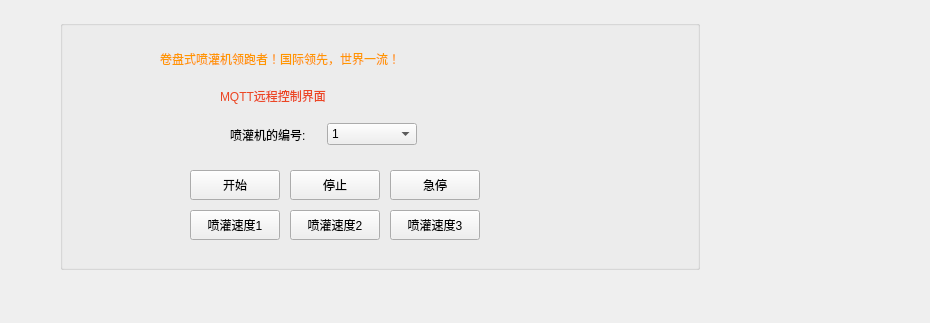
<?xml version="1.0" encoding="UTF-8"?>
<ui version="4.0">
 <class>PubForm</class>
 <widget class="QWidget" name="PubForm">
  <property name="geometry">
   <rect>
    <x>0</x>
    <y>0</y>
    <width>930</width>
    <height>323</height>
   </rect>
  </property>
  <property name="windowTitle">
   <string>Form</string>
  </property>
  <widget class="QLabel" name="label_3">
   <property name="geometry">
    <rect>
     <x>750</x>
     <y>140</y>
     <width>51</width>
     <height>51</height>
    </rect>
   </property>
   <property name="styleSheet">
    <string notr="true">image: url(:/new/prefix1/8.jpg);</string>
   </property>
   <property name="text">
    <string/>
   </property>
  </widget>
  <widget class="QGroupBox" name="groupBox">
   <property name="geometry">
    <rect>
     <x>60</x>
     <y>20</y>
     <width>640</width>
     <height>250</height>
    </rect>
   </property>
   <property name="styleSheet">
    <string notr="true">#groupBox{

background-image: url(:/new/prefix/groupbox3.jpg);
}</string>
   </property>
   <property name="title">
    <string/>
   </property>
   <widget class="QLabel" name="label_4">
    <property name="geometry">
     <rect>
      <x>100</x>
      <y>30</y>
      <width>391</width>
      <height>17</height>
     </rect>
    </property>
    <property name="styleSheet">
     <string notr="true">font: 14pt &quot;楷体&quot;;
color: rgb(255, 151, 0);</string>
    </property>
    <property name="text">
     <string>卷盘式喷灌机领跑者！国际领先，世界一流！</string>
    </property>
   </widget>
   <widget class="QLabel" name="label">
    <property name="geometry">
     <rect>
      <x>160</x>
      <y>60</y>
      <width>241</width>
      <height>31</height>
     </rect>
    </property>
    <property name="styleSheet">
     <string notr="true">font: 20pt &quot;楷体&quot;;
color: rgb(236, 70, 35);</string>
    </property>
    <property name="text">
     <string>MQTT远程控制界面</string>
    </property>
   </widget>
   <widget class="QWidget" name="layoutWidget">
    <property name="geometry">
     <rect>
      <x>170</x>
      <y>100</y>
      <width>187</width>
      <height>29</height>
     </rect>
    </property>
    <layout class="QHBoxLayout" name="horizontalLayout_3">
     <item>
      <widget class="QLabel" name="label_2">
       <property name="styleSheet">
        <string notr="true">font: 10pt &quot;楷体&quot;;</string>
       </property>
       <property name="text">
        <string>喷灌机的编号:</string>
       </property>
      </widget>
     </item>
     <item>
      <widget class="QComboBox" name="comboBox">
       <property name="styleSheet">
        <string notr="true">font: 10pt &quot;楷体&quot;;</string>
       </property>
       <item>
        <property name="text">
         <string>1</string>
        </property>
       </item>
       <item>
        <property name="text">
         <string>2</string>
        </property>
       </item>
       <item>
        <property name="text">
         <string>3</string>
        </property>
       </item>
       <item>
        <property name="text">
         <string>4</string>
        </property>
       </item>
       <item>
        <property name="text">
         <string>5</string>
        </property>
       </item>
       <item>
        <property name="text">
         <string>6</string>
        </property>
       </item>
       <item>
        <property name="text">
         <string>7</string>
        </property>
       </item>
       <item>
        <property name="text">
         <string>8</string>
        </property>
       </item>
      </widget>
     </item>
    </layout>
   </widget>
   <widget class="QLabel" name="label_5">
    <property name="geometry">
     <rect>
      <x>450</x>
      <y>70</y>
      <width>151</width>
      <height>151</height>
     </rect>
    </property>
    <property name="styleSheet">
     <string notr="true">image: url(:/new/prefix/6.jpg);</string>
    </property>
    <property name="text">
     <string/>
    </property>
   </widget>
   <widget class="QPushButton" name="pushButton_4">
    <property name="geometry">
     <rect>
      <x>130</x>
      <y>190</y>
      <width>90</width>
      <height>30</height>
     </rect>
    </property>
    <property name="styleSheet">
     <string notr="true">font: 10pt &quot;楷体&quot;;</string>
    </property>
    <property name="text">
     <string>喷灌速度1</string>
    </property>
   </widget>
   <widget class="QPushButton" name="pushButton_5">
    <property name="geometry">
     <rect>
      <x>230</x>
      <y>190</y>
      <width>90</width>
      <height>30</height>
     </rect>
    </property>
    <property name="styleSheet">
     <string notr="true">font: 10pt &quot;楷体&quot;;</string>
    </property>
    <property name="text">
     <string>喷灌速度2</string>
    </property>
   </widget>
   <widget class="QPushButton" name="pushButton_6">
    <property name="geometry">
     <rect>
      <x>330</x>
      <y>190</y>
      <width>90</width>
      <height>30</height>
     </rect>
    </property>
    <property name="styleSheet">
     <string notr="true">font: 10pt &quot;楷体&quot;;</string>
    </property>
    <property name="text">
     <string>喷灌速度3</string>
    </property>
   </widget>
   <widget class="QPushButton" name="pushButton_2">
    <property name="geometry">
     <rect>
      <x>130</x>
      <y>150</y>
      <width>90</width>
      <height>30</height>
     </rect>
    </property>
    <property name="styleSheet">
     <string notr="true">font: 10pt &quot;楷体&quot;;</string>
    </property>
    <property name="text">
     <string>开始</string>
    </property>
   </widget>
   <widget class="QPushButton" name="pushButton">
    <property name="geometry">
     <rect>
      <x>230</x>
      <y>150</y>
      <width>90</width>
      <height>30</height>
     </rect>
    </property>
    <property name="styleSheet">
     <string notr="true">font: 10pt &quot;楷体&quot;;</string>
    </property>
    <property name="text">
     <string>停止</string>
    </property>
   </widget>
   <widget class="QPushButton" name="pushButton_3">
    <property name="geometry">
     <rect>
      <x>330</x>
      <y>150</y>
      <width>90</width>
      <height>30</height>
     </rect>
    </property>
    <property name="styleSheet">
     <string notr="true">font: 10pt &quot;楷体&quot;;</string>
    </property>
    <property name="text">
     <string>急停</string>
    </property>
   </widget>
   <zorder>pushButton_4</zorder>
   <zorder>pushButton_5</zorder>
   <zorder>pushButton_6</zorder>
   <zorder>pushButton_2</zorder>
   <zorder>pushButton</zorder>
   <zorder>pushButton_3</zorder>
   <zorder>label_4</zorder>
   <zorder>label</zorder>
   <zorder>layoutWidget</zorder>
   <zorder>label_5</zorder>
  </widget>
 </widget>
 <resources/>
 <connections>
  <connection>
   <sender>pushButton_2</sender>
   <signal>clicked()</signal>
   <receiver>PubForm</receiver>
   <slot>onPublish()</slot>
   <hints>
    <hint type="sourcelabel">
     <x>153</x>
     <y>116</y>
    </hint>
    <hint type="destinationlabel">
     <x>71</x>
     <y>51</y>
    </hint>
   </hints>
  </connection>
  <connection>
   <sender>pushButton</sender>
   <signal>clicked()</signal>
   <receiver>PubForm</receiver>
   <slot>onTingPublish()</slot>
   <hints>
    <hint type="sourcelabel">
     <x>220</x>
     <y>119</y>
    </hint>
    <hint type="destinationlabel">
     <x>397</x>
     <y>45</y>
    </hint>
   </hints>
  </connection>
  <connection>
   <sender>pushButton_3</sender>
   <signal>clicked()</signal>
   <receiver>PubForm</receiver>
   <slot>onJiPublish()</slot>
   <hints>
    <hint type="sourcelabel">
     <x>338</x>
     <y>120</y>
    </hint>
    <hint type="destinationlabel">
     <x>424</x>
     <y>91</y>
    </hint>
   </hints>
  </connection>
  <connection>
   <sender>pushButton_4</sender>
   <signal>clicked()</signal>
   <receiver>PubForm</receiver>
   <slot>onYiPublish()</slot>
   <hints>
    <hint type="sourcelabel">
     <x>120</x>
     <y>160</y>
    </hint>
    <hint type="destinationlabel">
     <x>72</x>
     <y>175</y>
    </hint>
   </hints>
  </connection>
  <connection>
   <sender>pushButton_5</sender>
   <signal>clicked()</signal>
   <receiver>PubForm</receiver>
   <slot>onErPublish()</slot>
   <hints>
    <hint type="sourcelabel">
     <x>254</x>
     <y>157</y>
    </hint>
    <hint type="destinationlabel">
     <x>208</x>
     <y>185</y>
    </hint>
   </hints>
  </connection>
  <connection>
   <sender>pushButton_6</sender>
   <signal>clicked()</signal>
   <receiver>PubForm</receiver>
   <slot>onSanPublish()</slot>
   <hints>
    <hint type="sourcelabel">
     <x>312</x>
     <y>158</y>
    </hint>
    <hint type="destinationlabel">
     <x>406</x>
     <y>184</y>
    </hint>
   </hints>
  </connection>
 </connections>
 <slots>
  <slot>onPublishReady()</slot>
  <slot>onPublish()</slot>
  <slot>onTingPublish()</slot>
  <slot>onJiPublish()</slot>
  <slot>onYiPublish()</slot>
  <slot>onErPublish()</slot>
  <slot>onSanPublish()</slot>
 </slots>
</ui>
